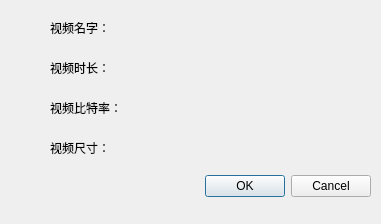
<?xml version="1.0" encoding="UTF-8"?>
<ui version="4.0">
 <class>FileItemDialog</class>
 <widget class="QDialog" name="FileItemDialog">
  <property name="geometry">
   <rect>
    <x>0</x>
    <y>0</y>
    <width>381</width>
    <height>224</height>
   </rect>
  </property>
  <property name="windowTitle">
   <string>Dialog</string>
  </property>
  <widget class="QDialogButtonBox" name="buttonBox">
   <property name="geometry">
    <rect>
     <x>30</x>
     <y>170</y>
     <width>341</width>
     <height>32</height>
    </rect>
   </property>
   <property name="orientation">
    <enum>Qt::Horizontal</enum>
   </property>
   <property name="standardButtons">
    <set>QDialogButtonBox::Cancel|QDialogButtonBox::Ok</set>
   </property>
  </widget>
  <widget class="QLabel" name="label">
   <property name="geometry">
    <rect>
     <x>50</x>
     <y>20</y>
     <width>111</width>
     <height>16</height>
    </rect>
   </property>
   <property name="text">
    <string>视频名字：</string>
   </property>
  </widget>
  <widget class="QLabel" name="label_3">
   <property name="geometry">
    <rect>
     <x>50</x>
     <y>60</y>
     <width>72</width>
     <height>15</height>
    </rect>
   </property>
   <property name="text">
    <string>视频时长：</string>
   </property>
  </widget>
  <widget class="QLabel" name="label_4">
   <property name="geometry">
    <rect>
     <x>50</x>
     <y>100</y>
     <width>91</width>
     <height>16</height>
    </rect>
   </property>
   <property name="text">
    <string>视频比特率：</string>
   </property>
  </widget>
  <widget class="QLabel" name="label_6">
   <property name="geometry">
    <rect>
     <x>50</x>
     <y>140</y>
     <width>72</width>
     <height>15</height>
    </rect>
   </property>
   <property name="text">
    <string>视频尺寸：</string>
   </property>
  </widget>
  <widget class="QLabel" name="videoName">
   <property name="geometry">
    <rect>
     <x>150</x>
     <y>20</y>
     <width>211</width>
     <height>20</height>
    </rect>
   </property>
   <property name="text">
    <string/>
   </property>
  </widget>
  <widget class="QLabel" name="videoTime">
   <property name="geometry">
    <rect>
     <x>160</x>
     <y>60</y>
     <width>171</width>
     <height>20</height>
    </rect>
   </property>
   <property name="text">
    <string/>
   </property>
  </widget>
  <widget class="QLabel" name="videoBitRate">
   <property name="geometry">
    <rect>
     <x>160</x>
     <y>100</y>
     <width>191</width>
     <height>16</height>
    </rect>
   </property>
   <property name="text">
    <string/>
   </property>
  </widget>
  <widget class="QLabel" name="videoSize">
   <property name="geometry">
    <rect>
     <x>160</x>
     <y>140</y>
     <width>191</width>
     <height>16</height>
    </rect>
   </property>
   <property name="text">
    <string/>
   </property>
  </widget>
 </widget>
 <resources/>
 <connections>
  <connection>
   <sender>buttonBox</sender>
   <signal>accepted()</signal>
   <receiver>FileItemDialog</receiver>
   <slot>accept()</slot>
   <hints>
    <hint type="sourcelabel">
     <x>248</x>
     <y>254</y>
    </hint>
    <hint type="destinationlabel">
     <x>157</x>
     <y>274</y>
    </hint>
   </hints>
  </connection>
  <connection>
   <sender>buttonBox</sender>
   <signal>rejected()</signal>
   <receiver>FileItemDialog</receiver>
   <slot>reject()</slot>
   <hints>
    <hint type="sourcelabel">
     <x>316</x>
     <y>260</y>
    </hint>
    <hint type="destinationlabel">
     <x>286</x>
     <y>274</y>
    </hint>
   </hints>
  </connection>
 </connections>
</ui>
